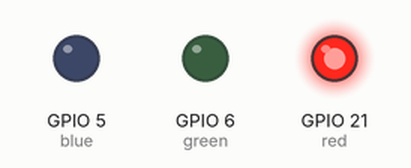
The program below on a simulated Raspberry Pi (BCM pin numbers). Parts: output pins drawn as LEDs (lit = HIGH).

Above: at 0.5 s.
At 1.5 s:
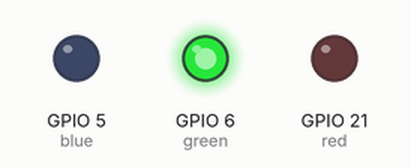
At 2.5 s:
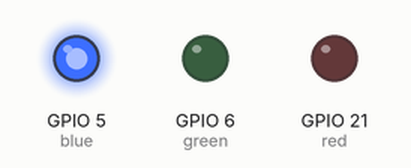
At 3.5 s:
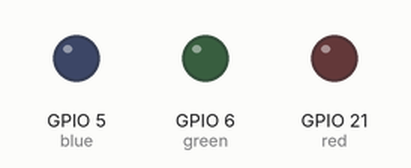
Timing chart, 0 to 5.2 s (numbered marks = the images above):
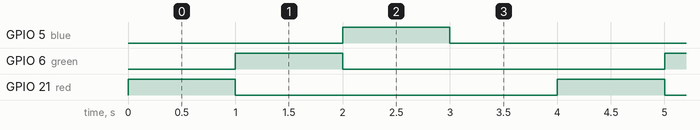

Measured:
- by itself, GPIO 5 (blue), GPIO 6 (green), GPIO 21 (red): alternates HIGH for 1.0 s and LOW for 3.0 s
- by itself, everything shown: repeats every 4.0 s, in 4 steps

The program:

led01.py
```python
import RPi.GPIO as GPIO
import time

# 각 LED의 GPIO 핀 정의
red = 21
green = 6
blue = 5

# GPIO 모드를 BCM으로 설정
GPIO.setmode(GPIO.BCM)

# 각 GPIO 핀을 출력으로 설정
GPIO.setup(red, GPIO.OUT)
GPIO.setup(green, GPIO.OUT)
GPIO.setup(blue, GPIO.OUT)

try:
    while True:
        # 빨간색 LED 켜기
        GPIO.output(red, True)
        GPIO.output(green, False)
        GPIO.output(blue, False)
        time.sleep(1)  # 1초 대기

        # 초록색 LED 켜기
        GPIO.output(red, False)
        GPIO.output(green, True)
        GPIO.output(blue, False)
        time.sleep(1)  # 1초 대기

        # 파란색 LED 켜기
        GPIO.output(red, False)
        GPIO.output(green, False)
        GPIO.output(blue, True)
        time.sleep(1)  # 1초 대기

        # 모든 LED 끄기
        GPIO.output(red, False)
        GPIO.output(green, False)
        GPIO.output(blue, False)
        time.sleep(1)  # 1초 대기

except KeyboardInterrupt:  # Ctrl + C 잡기
    GPIO.cleanup()  # GPIO 설정 정리
```
